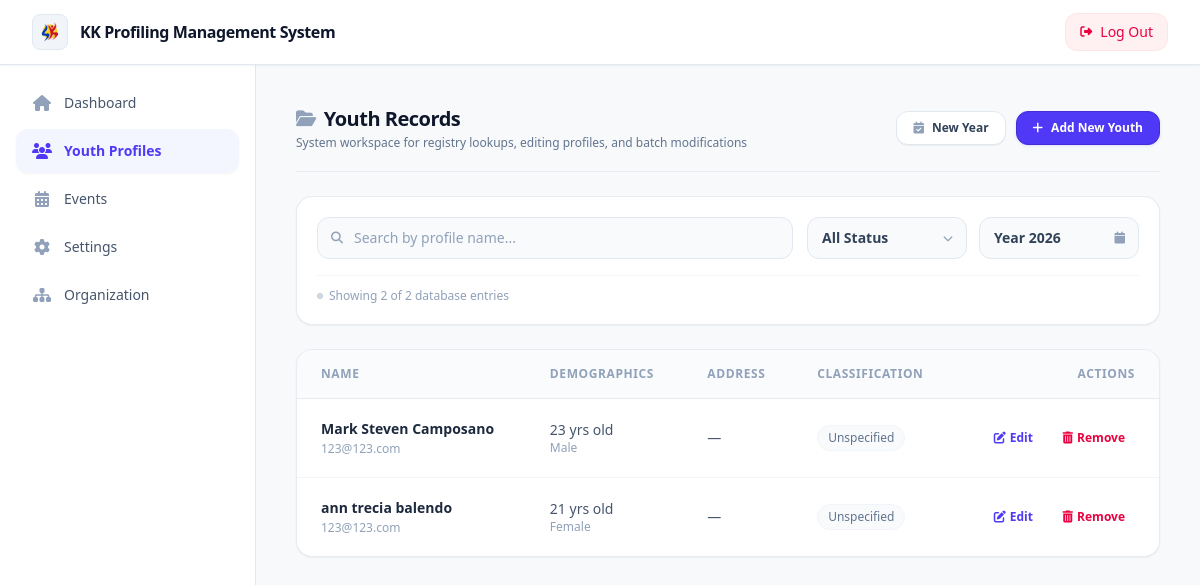
Page /youth-profile/ (signed in) on the earlier database version.
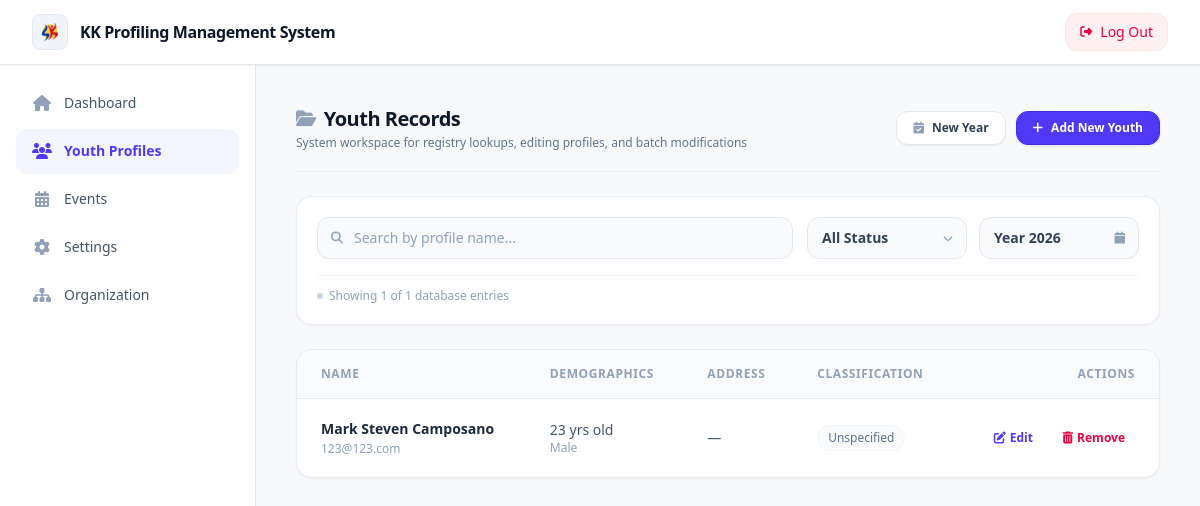
Same page on the later database version.
### kkprofiling_api/models.py (models this page shows, shortened)
class ProfilingInformations(models.Model):
    class SexChoices(models.TextChoices):
        MALE = "male", "Male"
        FEMALE = "female", "Female"
    class CivilStatusChoices(models.TextChoices):
        SINGLE = "single", "Single"
        MARRIED = "married", "Married"
        WIDOWED = "widowed", "Widowed"
        DIVORCED = "divorced", "Divorced"
        SEPARATED = "separated", "Separated"
        ANNULLED = "annulled", "Annulled"
        UNKNOWN = "unknown", "Unknown"
        LIVE_IN = "live_in", "Live-in"
    class EducationalBackgroundChoices(models.TextChoices):
        ELEMENTARY_LEVEL = "elementary_level", "Elementary Level"
        ELEMENTARY_GRAD = "elementary_graduate", "Elementary Graduate"
        HIGHSCHOOL_LEVEL = "highschool_level", "High School Level"
        HIGHSCHOOL_GRAD = "highschool_graduate", "High School Graduate"
        VOCATIONAL_GRAD = "vocational_graduate", "Vocational Graduate"
        COLLEGE_LEVEL = "college_level", "College Level"
        COLLEGE_GRAD = "college_graduate", "College Graduate"
        MASTER_LEVEL = "master_level", "Master Level"
        DOCTORATE_LEVEL = "doctorate_level", "Doctorate Level"
        DOCTORATE_GRAD = "doctorate_graduate", "Doctorate Graduate"
    first_name = models.CharField(max_length=50)
    middle_name = models.CharField(max_length=50, blank=True)
    last_name = models.CharField(max_length=50)
    age = models.IntegerField(default=0, null=True, blank=True)
    birthdate = models.DateField(blank=True, null=True)
    email = models.EmailField(blank=True, null=True)
    contact_number = models.CharField(max_length=20)
    sex = models.CharField(
        max_length=10,
        choices=SexChoices.choices,
        blank=True,
        null=True
    )
    civil_status = models.CharField(
        max_length=20,
        choices=CivilStatusChoices.choices,
        blank=True,
        null=True
    )
    educational_background = models.CharField(
        max_length=30,
        choices=EducationalBackgroundChoices.choices,
        blank=True,
        null=True
    )
    date_added = models.DateTimeField(auto_now_add=True)

### kkSystem/views.py (the view)
# urls.py: path('youth-profile/', youth_profile_view, name='youth-profile'),
def youth_profile_view(request):
    if not request.user.is_authenticated:
        return redirect('loginn')
    profiles = ProfilingInformations.objects.select_related('addresses', 'youth_statuses').all()
    context = {
        'profiles': profiles,
    }
    return render(request, 'pages/youth_profiles.html', context)

### kkSystem/templates/pages/youth_profiles.html (shortened to what the changed rows need)
{% extends 'pages/base.html' %}
{% block content %}
<div id="youth-profiles-content" class="space-y-6 p-1 sm:p-2 animate-fade-in">
    <div class="bg-white border border-slate-200/80 p-5 rounded-2xl shadow-xs space-y-4">
        <div class="border-t border-slate-100 pt-3 flex flex-col sm:flex-row sm:items-center justify-between gap-3">
            <p class="text-xs font-medium text-slate-400 flex items-center gap-1.5 order-2 sm:order-1">
                <span class="w-1.5 h-1.5 rounded-full bg-slate-300"></span>
                Showing {{ profiles|length }} of {{ profiles|length }} database entries
            </p>
        </div>
    </div>
    <div class="bg-white border border-slate-200/80 rounded-2xl shadow-xs overflow-hidden">
        <div class="overflow-x-auto">
            <table class="w-full text-left border-collapse youth-records-table" id="youth-records-table">
                <thead>
                    <tr class="bg-slate-50/70 border-b border-slate-200/80">
                        <th class="px-6 py-4 text-xs font-bold text-slate-400 uppercase tracking-wider">Name</th>
                        <th class="px-6 py-4 text-xs font-bold text-slate-400 uppercase tracking-wider">Demographics</th>
                        <th class="px-6 py-4 text-xs font-bold text-slate-400 uppercase tracking-wider">Address</th>
                        <th class="px-6 py-4 text-xs font-bold text-slate-400 uppercase tracking-wider">Classification</th>
                        <th class="px-6 py-4 text-xs font-bold text-slate-400 uppercase tracking-wider text-right">Actions</th>
                    </tr>
                </thead>
                <tbody id="youth-list" class="divide-y divide-slate-100">
                    {% for profile in profiles %}
                        <tr class="hover:bg-slate-50/40 transition-colors">
                            <td class="px-6 py-5 text-sm font-semibold text-slate-800">
                                <div>
                                    {{ profile.first_name }}
                                    {{ profile.last_name }}
                                </div>
                                <span class="text-xs font-normal text-slate-400 block mt-0.5">
                                    {{ profile.email|default:profile.contact_number }}
                                </span>
                            </td>
                            <td class="px-6 py-5 text-sm text-slate-600">
                                <div class="flex flex-col">
                                    <span>{% if profile.age %}{{ profile.age }} yrs old{% else %}—{% endif %}</span>
                                    <span class="text-xs text-slate-400 capitalize">{{ profile.get_sex_display|default:"Unspecified" }}</span>
                                </div>
                            </td>
                            <td class="px-6 py-5 text-sm text-slate-600">
                                <div class="flex flex-col">
                                    <span>{{ profile.addresses.barangay|default:"—" }}</span>
                                </div>
                            </td>
                            <td class="px-6 py-5 text-sm">
                                {% if profile.youth_statuses.youth_classification == 'in_school_youth' %}
                                    <span class="inline-flex items-center px-2.5 py-1 rounded-full text-xs font-medium bg-blue-50 text-blue-700 border border-blue-100">ISY</span>
                                {% elif profile.youth_statuses.youth_classification == 'out_of_school_youth' %}
                                    <span class="inline-flex items-center px-2.5 py-1 rounded-full text-xs font-medium bg-amber-50 text-amber-700 border border-amber-100">OSY</span>
                                {% elif profile.youth_statuses.youth_classification == 'working_youth' %}
                                    <span class="inline-flex items-center px-2.5 py-1 rounded-full text-xs font-medium bg-emerald-50 text-emerald-700 border border-emerald-100">Working</span>
                                {% else %}
                                    <span class="inline-flex items-center px-2.5 py-1 rounded-full text-xs font-medium bg-slate-50 text-slate-500 border border-slate-100">Unspecified</span>
                                {% endif %}
                            </td>
                            <td class="px-6 py-5 text-sm text-right space-x-1.5 whitespace-nowrap">
                                <a href="{% url 'edit_youth_profile_view' profile.id %}" class="inline-flex items-center gap-1 px-2.5 py-1.5 text-xs font-semibold text-indigo-600 hover:bg-indigo-50 rounded-lg transition-colors decoration-none">
                                    <i class="fa-solid fa-pen-to-square"></i> Edit
                                </a>
                                <form method="post" action="{% url 'delete_youth_profile_view' profile.id %}" class="inline">
                                <button type="submit"
                                        onclick="return confirm('Are you sure you want to permanently delete this profile?');"
                                        class="inline-flex items-center gap-1 px-2.5 py-1.5 text-xs font-semibold text-rose-600 hover:bg-rose-50 rounded-lg border-0 bg-transparent cursor-pointer">
                                    <i class="fa-solid fa-trash-can"></i> Remove
                                </button>
                            </form>
                            </td>
                        </tr>
                    {% empty %}
                        <tr>
                            <td colspan="5" class="p-0"></td>
                        </tr>
                    {% endfor %}
                </tbody>
            </table>
        </div>
    </div>
</div>
{% endblock %}

Differences in the rows shown:
removed ProfilingInformations: first_name "ann trecia", last_name "balendo", email "123@123.com", age "21", sex "Female", addresses.barangay "—"
Other differences:
{{ profiles|length }}: "2" → "1"
